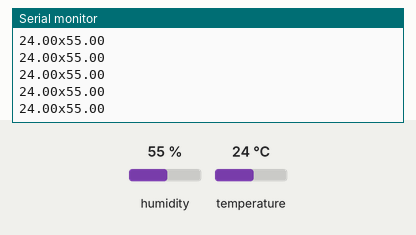
Recording of a program running on a simulated Arduino MKR. On the bench: the last lines printed to the serial monitor. Inputs (shaded band) come from the test bench; at power-on: humidity 55 %, temperature 24 °C.

Above: at 1.2 s.
1.3 s: humidity set to 22 %
At 1.43 s:
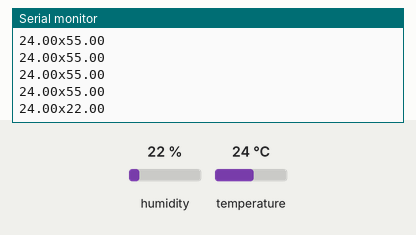
2.8 s: temperature set to 12 °C
At 2.8 s:
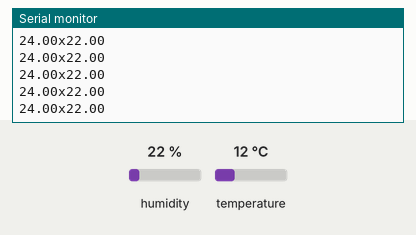
4.3 s: humidity set to 40 %
At 4.32 s:
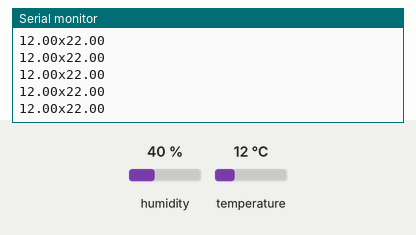
Timing chart, 0 to 7.3 s (numbered marks = the images above; inputs shaded):
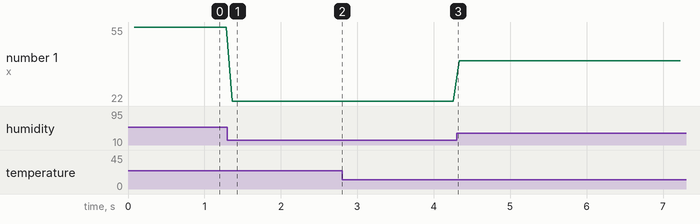

The program:

main.cpp
```cpp
/*
  Titre      : Projet Python et AHT20
  Auteur     : Duvalier Tsagmo
  Date       : 14/10/2022
  Description: la temperature et l'humiditer de mon AHT20 va etre stocker dans la base de donnee de Python
  Version    : 0.0.1
*/

// les include du projet
#include <Arduino.h>
#include <Adafruit_AHTX0.h>

// Declaration des mes variables
Adafruit_AHTX0 aht;

// ma fonction setup
void setup()
{
    Serial.begin(9600);
}

// mon loop
void loop()
{
    sensors_event_t humidity, temp;
    aht.getEvent(&humidity, &temp); // remplir les objets de température et d'humidité avec de nouvelles données
    Serial.print(temp.temperature);
    Serial.print("x");
    Serial.println(humidity.relative_humidity);
}
```

Measured:
- after the input at 1.3 s, the serial monitor: prints a new line after 0.06 s (image 1)
- plotted number 1: 55 → 22 after the input at 1.3 s, 22 → 40 after the input at 4.3 s
